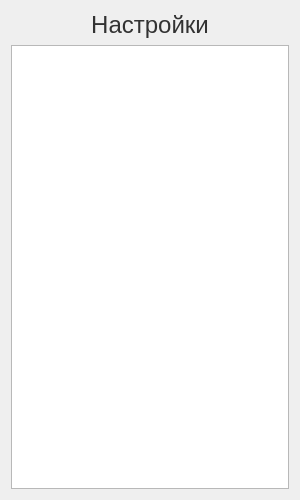
<?xml version="1.0" encoding="UTF-8"?>
<ui version="4.0">
 <class>Settings</class>
 <widget class="QDialog" name="Settings">
  <property name="geometry">
   <rect>
    <x>0</x>
    <y>0</y>
    <width>300</width>
    <height>500</height>
   </rect>
  </property>
  <property name="windowTitle">
   <string>Dialog</string>
  </property>
  <layout class="QFormLayout" name="formLayout">
   <item row="0" column="0" colspan="2">
    <widget class="QLabel" name="label">
     <property name="styleSheet">
      <string notr="true">font: 14pt &quot;Cantarell&quot;;
font: 600 14pt &quot;Open Sans&quot;;
color: rgb(50, 50, 50);</string>
     </property>
     <property name="text">
      <string>&lt;html&gt;&lt;head/&gt;&lt;body&gt;&lt;p align=&quot;center&quot;&gt;&lt;span style=&quot; font-size:18pt;&quot;&gt;Настройки&lt;/span&gt;&lt;/p&gt;&lt;/body&gt;&lt;/html&gt;</string>
     </property>
    </widget>
   </item>
   <item row="1" column="0" colspan="2">
    <widget class="QTableWidget" name="tableWidget"/>
   </item>
  </layout>
 </widget>
 <resources/>
 <connections/>
</ui>
